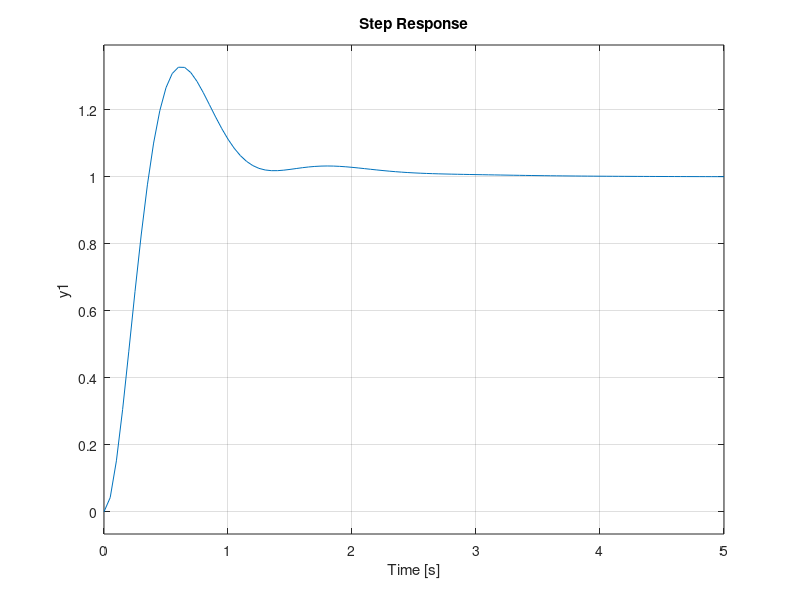

Here is the MATLAB script that generated this plot:
%%
g1 = tf([1],[1 7 0]);
rlocus(g1);

%% 
t1 = feedback(45.7*g1,1);
step(t1)

%%
g2 = tf([1 10], poly([-25.09, 0, -7]));
rlocus(g2)

%%
t2 = feedback(455*g2,1);
step(t2);

%% %%
g1 = tf([1 1], [1 0 0]);
rlocus(g1);

%%
t1 = feedback(t1,1);
step(t1)
%%
s = -2.3995 + 4.1560i;
angle(s+1)*180/pi
angle(s)*180/pi

%%
g2 = tf([1 1],poly([0, 0 ,-6.76]));
rlocus(g2);

%%
t2 = feedback(37.5*g2,1);
step(t2);